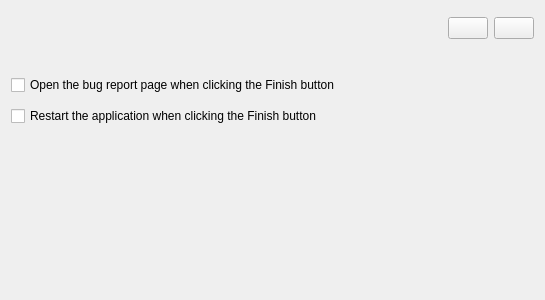
<?xml version="1.0" encoding="UTF-8"?>
<ui version="4.0">
 <class>AssistantPageBugzillaSend</class>
 <widget class="QWidget" name="AssistantPageBugzillaSend">
  <property name="geometry">
   <rect>
    <x>0</x>
    <y>0</y>
    <width>545</width>
    <height>300</height>
   </rect>
  </property>
  <layout class="QVBoxLayout" name="verticalLayout">
   <item>
    <widget class="StatusWidget" name="m_statusWidget" native="true"/>
   </item>
   <item>
    <layout class="QHBoxLayout" name="horizontalLayout">
     <item>
      <spacer name="horizontalSpacer">
       <property name="orientation">
        <enum>Qt::Horizontal</enum>
       </property>
       <property name="sizeHint" stdset="0">
        <size>
         <width>40</width>
         <height>20</height>
        </size>
       </property>
      </spacer>
     </item>
     <item>
      <widget class="QPushButton" name="m_retryButton"/>
     </item>
     <item>
      <widget class="QPushButton" name="m_showReportContentsButton"/>
     </item>
    </layout>
   </item>
   <item>
    <widget class="QLabel" name="m_finishedLabel">
     <property name="textFormat">
      <enum>Qt::RichText</enum>
     </property>
     <property name="wordWrap">
      <bool>true</bool>
     </property>
     <property name="openExternalLinks">
      <bool>true</bool>
     </property>
     <property name="textInteractionFlags">
      <set>Qt::LinksAccessibleByMouse|Qt::TextSelectableByMouse</set>
     </property>
    </widget>
   </item>
   <item>
    <spacer name="verticalSpacer_2">
     <property name="orientation">
      <enum>Qt::Vertical</enum>
     </property>
     <property name="sizeType">
      <enum>QSizePolicy::Fixed</enum>
     </property>
     <property name="sizeHint" stdset="0">
      <size>
       <width>20</width>
       <height>10</height>
      </size>
     </property>
    </spacer>
   </item>
   <item>
    <widget class="QCheckBox" name="m_launchPageOnFinish">
     <property name="text">
      <string comment="@option:check">Open the bug report page when clicking the Finish button</string>
     </property>
    </widget>
   </item>
   <item>
    <spacer name="verticalSpacer_3">
     <property name="orientation">
      <enum>Qt::Vertical</enum>
     </property>
     <property name="sizeType">
      <enum>QSizePolicy::Fixed</enum>
     </property>
     <property name="sizeHint" stdset="0">
      <size>
       <width>20</width>
       <height>5</height>
      </size>
     </property>
    </spacer>
   </item>
   <item>
    <widget class="QCheckBox" name="m_restartAppOnFinish">
     <property name="text">
      <string comment="@option:check">Restart the application when clicking the Finish button</string>
     </property>
    </widget>
   </item>
   <item>
    <spacer name="verticalSpacer">
     <property name="orientation">
      <enum>Qt::Vertical</enum>
     </property>
     <property name="sizeHint" stdset="0">
      <size>
       <width>20</width>
       <height>40</height>
      </size>
     </property>
    </spacer>
   </item>
  </layout>
 </widget>
 <customwidgets>
  <customwidget>
   <class>StatusWidget</class>
   <extends>QWidget</extends>
   <header>statuswidget.h</header>
   <container>1</container>
  </customwidget>
 </customwidgets>
 <resources/>
 <connections/>
</ui>
